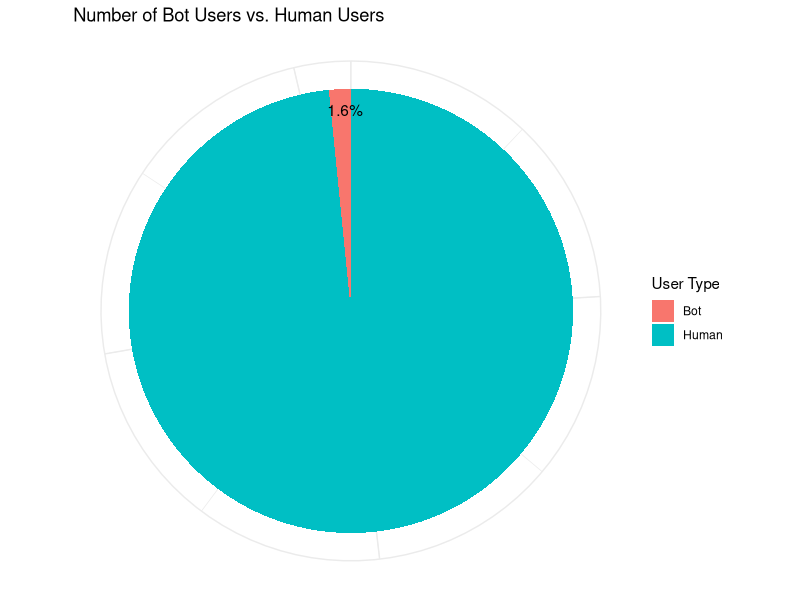
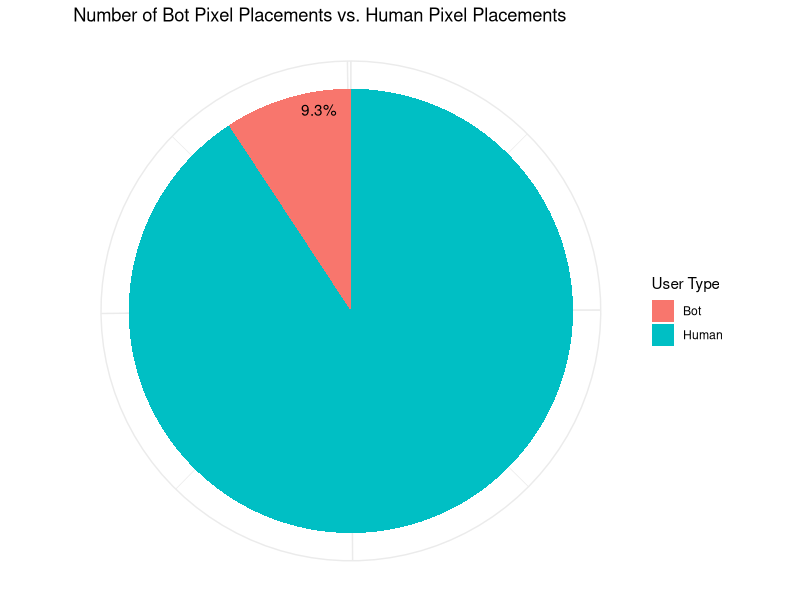
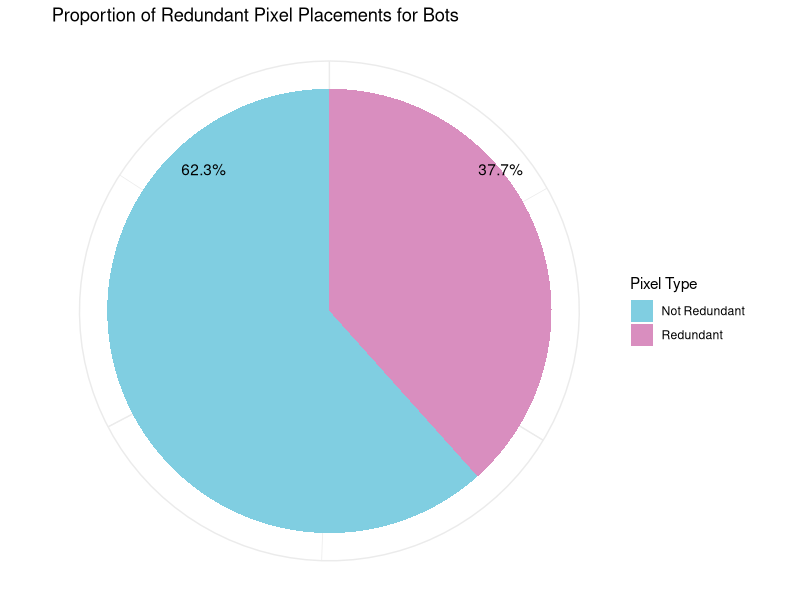
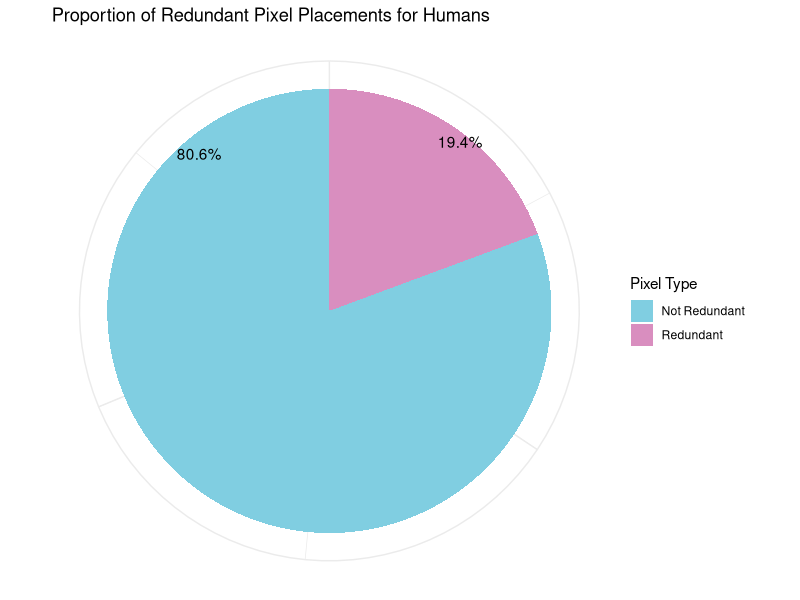

These charts were generated, in order, by the following R code:
## ---- chunk 1
library(ggplot2)
## ---- chunk 2
user_comp <- data.frame(user_type = c('Bot', 'Human'), 
                        num_accs = c(164654, 10216509))

ggplot(user_comp, aes(x='', y=num_accs, fill=user_type))+
  geom_bar(stat='identity', width=1)+
  coord_polar('y') +
  geom_text(aes(label = ifelse(num_accs / sum(num_accs) < 0.2, "1.6%", "")), 
            position = position_stack(vjust = 0.5), vjust = -7) + 
  labs(fill = 'User Type', title = 'Number of Bot Users vs. Human Users') +
  theme_minimal() +
  theme(axis.title.x = element_blank(), 
        axis.title.y = element_blank(),
        axis.text = element_blank(), 
        axis.ticks = element_blank())
## ---- chunk 3
placement_comp <- data.frame(user_type = c('Bot', 'Human'),
                             num_place = c(14854384, 145498720))

ggplot(placement_comp, aes(x='', y=num_place, fill=user_type))+
  geom_bar(stat='identity', width=1)+
  coord_polar('y') +
  geom_text(aes(label = ifelse(num_place / sum(num_place) < 0.2, "9.3%", "")), 
            position = position_stack(vjust = 0.5), vjust = -7.4) +
  labs(fill = 'User Type', title = 'Number of Bot Pixel Placements vs. Human Pixel Placements') +
  theme_minimal() +
  theme(axis.title.x = element_blank(), 
        axis.title.y = element_blank(),
        axis.text = element_blank(), 
        axis.ticks = element_blank()) 
## ---- chunk 4
redundancy_bots <- data.frame(pixel_type = c('Redundant', 'Not Redundant'), 
                              placements = c(5701301, 14854384-5701301))

ggplot(redundancy_bots, aes(x='', y=placements, fill=pixel_type))+
  geom_bar(stat='identity', width=1)+
  coord_polar('y') +
  geom_text(aes(label = ifelse(placements / sum(placements) < 0.6, '62.3%', "")), 
            position = position_stack(vjust = 0.5), vjust = -8, hjust=5.6) + 
  geom_text(aes(label = ifelse(placements / sum(placements) < 0.6, '37.7%', "")), 
            position = position_stack(vjust = 0.5), vjust = -8, hjust=-1) +
  labs(fill = 'Pixel Type', title = 'Proportion of Redundant Pixel Placements for Bots') +
  theme_minimal() +
  theme(axis.title.x = element_blank(), 
        axis.title.y = element_blank(),
        axis.text = element_blank(), 
        axis.ticks = element_blank()) +
  scale_fill_manual(values = c('#80CEE1', '#D98EBF'))
## ---- chunk 5
reduandancy_humans <- data.frame(pixel_type = c('Redundant', 'Not Redundant'),
                                 placements = c(28160050, 145498720-28160050))

ggplot(reduandancy_humans, aes(x='', y=placements, fill=pixel_type))+
  geom_bar(stat='identity', width=1)+
  coord_polar('y') +
  geom_text(aes(label = ifelse(placements / sum(placements) < 0.6, '80.6%', "")), 
            position = position_stack(vjust = 0.5), vjust = -5, hjust=4.8) + 
  geom_text(aes(label = ifelse(placements / sum(placements) < 0.6, '19.4%', "")), 
            position = position_stack(vjust = 0.5), vjust = -6, hjust=-1) +
  labs(fill = 'Pixel Type', title = 'Proportion of Redundant Pixel Placements for Humans') +
  theme_minimal() +
  theme(axis.title.x = element_blank(), 
        axis.title.y = element_blank(),
        axis.text = element_blank(), 
        axis.ticks = element_blank()) +
  scale_fill_manual(values = c('#80CEE1', '#D98EBF'))
